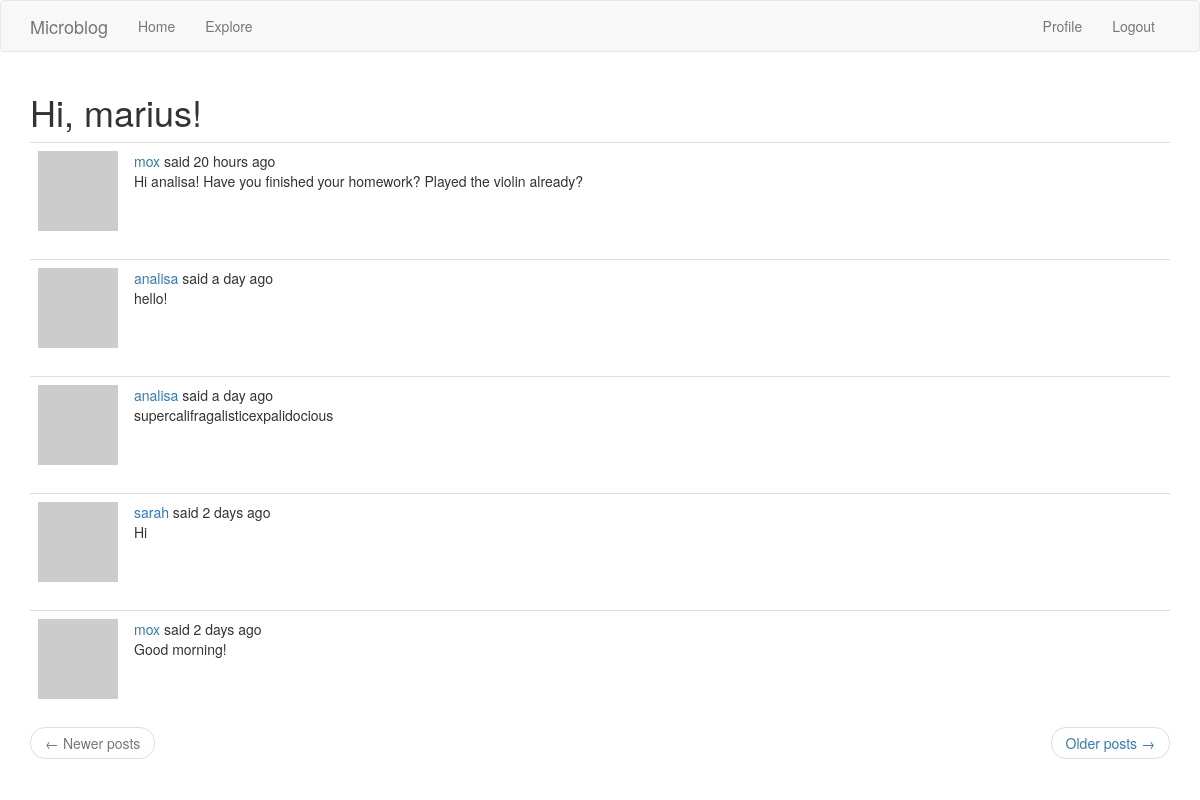
The page /explore (signed in) on the database as committed earlier.
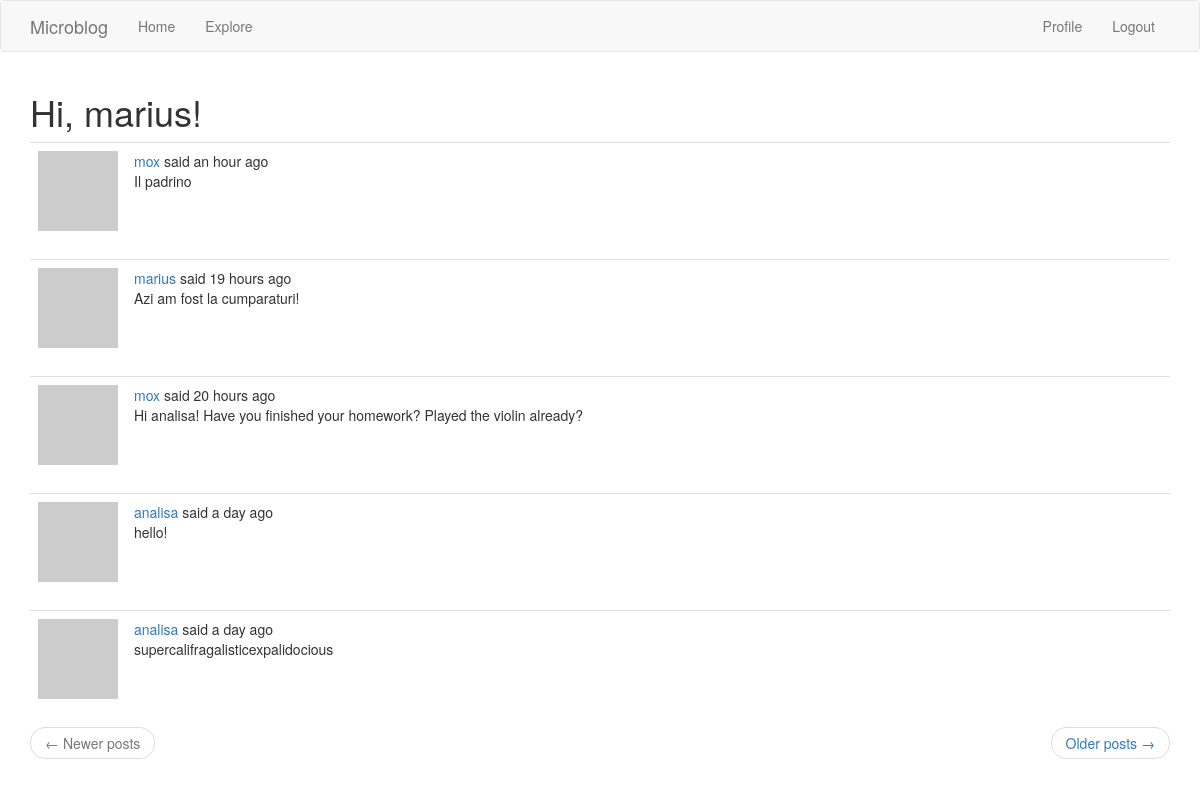
The same page on the database as committed later.
### app/models.py (models this page shows, shortened)
class Post(db.Model):
    id = db.Column(db.Integer, primary_key=True)
    body = db.Column(db.String(140))
    timestamp = db.Column(db.DateTime, index=True, default=datetime.utcnow)
    language = db.Column(db.String(5))                             # the source language for posts
    user_id = db.Column(db.Integer, db.ForeignKey('user.id'))

### app/routes.py (the view)
@app.route('/explore')
@login_required
def explore():
    page = request.args.get('page', 1, type=int)
    posts = Post.query.order_by(Post.timestamp.desc()).paginate(
        page, app.config['POSTS_PER_PAGE'], False)
    next_url = url_for('explore', page=posts.next_num) \
        if posts.has_next else None
    prev_url = url_for('explore', page=posts.prev_num) \
        if posts.has_prev else None
    return render_template('index.html', title=_('Explore'),
                           posts=posts.items, next_url=next_url,
                           prev_url=prev_url)

### app/models.py (called while the page is built)
@login.user_loader
def load_user(id):
    return User.query.get(int(id))

    def avatar(self, size):
        digest = md5(self.email.lower().encode('utf-8')).hexdigest()
        return f'https://www.gravatar.com/avatar/{digest}?d=monsterid&s={size}'

### app/routes.py (called while the page is built)
@app.before_request
def before_request():
    if current_user.is_authenticated:
        current_user.last_seen = datetime.utcnow()
        db.session.commit()
    g.locale = str(get_locale())

### app/templates/index.html (shortened to what this page needs)
{% extends "base.html" %}
{% import 'bootstrap/wtf.html' as wtf %}
{% block app_content %}
    <h1>{{ _('Hi, %(username)s!', username=current_user.username) }}</h1>
    {% for post in posts %}
        {% include '_post.html' %}
    {% endfor %}
    <nav aria-label="...">
        <ul class="pager">
            <li class="previous{% if not prev_url %} disabled{% endif %}">
                <a href="{{ prev_url or '#' }}">
                    <span aria-hidden="true">&larr;</span> {{ _('Newer posts') }}
                </a>
            </li>
            <li class="next{% if not next_url %} disabled{% endif %}">
                <a href="{{ next_url or '#' }}">
                    {{ _('Older posts') }} <span aria-hidden="true">&rarr;</span>
                </a>
            </li>
        </ul>
    </nav>
{% endblock %}

### app/templates/_post.html (shortened to what this page needs)
<table class="table table-hover">
        <tr>
            <td width="70px">
                <a href="{{ url_for('user', username=post.author.username) }}">
                    <img src="{{ post.author.avatar(70) }}" />
                </a>
            </td>
            <td>
                {{ _('%(username)s said %(when)s',
                    username=user_link, when=moment(post.timestamp).fromNow()) }}
                <br>
                <span id="post{{ post.id }}">{{ post.body }}</span>
                <br>
            </td>
        </tr>
</table>

Rows that differ between the two databases and show on the page:
no longer on this page (row unchanged): Post: body "Hi"
no longer on this page (row unchanged): Post: body "Good morning!"
added Post: body "Il padrino"
added Post: body "Azi am fost la cumparaturi!"
